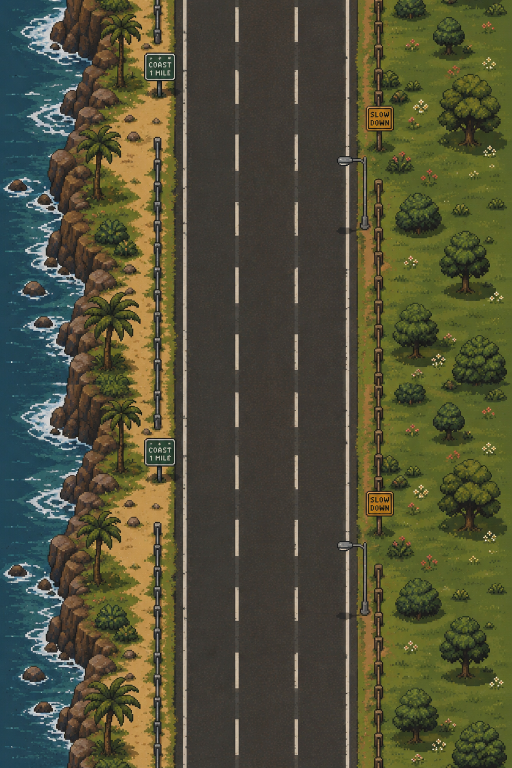
#> input picture resources/scene.png, 1024 x 1536 px, found by its file name (shown at 1/2 size)
$ python -i renderer.py   (imports and definitions only)
#> lines starting #> are read from the running program, lines starting #| are printed output that depends on the picture
#!/usr/bin/env python3
import pygame
import pygame._freetype as ftext
from PIL import Image

SCENE_PATH = "resources/scene.png"
SCENE_NATIVE_WIDTH = 1024
SCENE_NATIVE_TILE_HEIGHT = 788
SCENE_SCALE = 0.5

ROAD_LEFT_NATIVE = 369
ROAD_RIGHT_NATIVE = 695

LANE_PANEL_WIDTH = round(SCENE_NATIVE_WIDTH * SCENE_SCALE)
SCENE_TILE_HEIGHT = round(SCENE_NATIVE_TILE_HEIGHT * SCENE_SCALE)
ROAD_LEFT = ROAD_LEFT_NATIVE * SCENE_SCALE
ROAD_RIGHT = ROAD_RIGHT_NATIVE * SCENE_SCALE
ROAD_WIDTH = ROAD_RIGHT - ROAD_LEFT
ROAD_CENTER_X = (ROAD_LEFT + ROAD_RIGHT) / 2

WINDOW_HEIGHT = 720
WINDOW_SIZE = (LANE_PANEL_WIDTH, WINDOW_HEIGHT)
FPS = 60


CAR_PATH = "resources/car.png"
CAR_WIDTH = 40
CAR_HEIGHT = round(CAR_WIDTH * 779 / 417)
CAR_Y = WINDOW_HEIGHT - 240  # raised from -180 to leave room for the stacked HUD below it

MAX_STEERING_DEG = 90.0  # matches SteeringAngle's DBC range
MAX_LATERAL_OFFSET = ROAD_WIDTH / 2 - CAR_WIDTH / 2 - 8
STEER_SMOOTH_RATE = 6.0  # higher = snappier lateral response

SCROLL_GAIN = 3.0  # px/s of scroll per km/h -- tuned by feel, not physical

MAX_SPEED_DISPLAY = 200.0  # matches Powertrain ECU's MAX_SPEED_KMH
MAX_RPM_DISPLAY = 8000.0   # matches Powertrain ECU's MAX_RPM

# --- Stacked HUD: holographic speed/RPM arcs below the car ---
HOLO_CENTER_X = ROAD_CENTER_X
HOLO_TOP_BASE_Y = 650     # speed
HOLO_BOTTOM_BASE_Y = 700  # RPM -- near the bottom edge of the window
HOLO_BULGE = 34
HOLO_HALF_WIDTH = 150
HOLO_SAMPLES = 40
HOLO_TEXT_GAP = 16   # value text distance above the bulge peak
HOLO_LABEL_GAP = 2   # unit-label text distance above the bulge peak
HOLO_SPEED_COLOR = (110, 235, 225)
HOLO_RPM_COLOR = (255, 176, 92)
HOLO_TRACK_ALPHA = 35
HOLO_GLOW_ALPHA = 45
HOLO_FILL_ALPHA = 150

# --- Track label: low-opacity "Now Playing" text at the top of the screen ---
TRACK_LABEL_Y = 36
TRACK_LABEL_COLOR = (235, 235, 240)
TRACK_LABEL_ALPHA = 110


def clamp(value, lo, hi):
    return max(lo, min(hi, value))


def load_scene_tile():
    img = Image.open(SCENE_PATH).convert("RGB")
#> img is the input picture: PIL image 1024x1536 RGB; mean R, G, B 81.3, 81, 57
    tile = img.crop((0, 0, img.width, SCENE_NATIVE_TILE_HEIGHT))
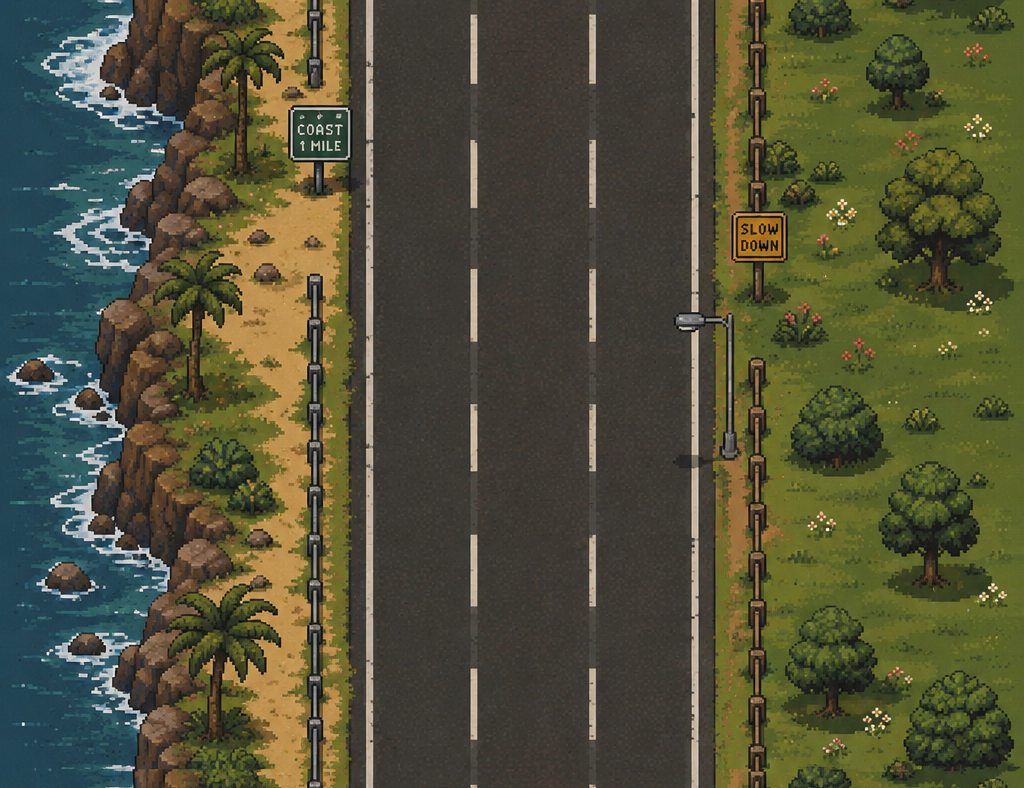
#> tile: PIL image 1024x788 RGB; mean R, G, B 81.1, 80.9, 56.9
    surface = pygame.image.frombuffer(tile.tobytes(), tile.size, "RGB").convert()
    return pygame.transform.scale(surface, (LANE_PANEL_WIDTH, SCENE_TILE_HEIGHT))


# [12 lines left out: functions load_car_sprite, draw_scene, not called in this run]


def draw_car(surface, car_sprite, x, y):
    rect = car_sprite.get_rect(center=(x, y))
    surface.blit(car_sprite, rect)


# [49 lines left out: functions _holo_curve_points, draw_hologram, draw_track_label, not called in this run]


class GameRenderer:
    """Owns the pygame window and draws one frame per `render()` call.

    Callers (e.g. DashboardECU) just hand in the latest SteeringAngle,
    Speed and RPM values each tick -- this class owns all lateral-offset
    smoothing, road scrolling and HUD drawing state.
    """

    # [25 lines left out: functions __init__, poll_events, not called in this run]

    def tick(self):
        """Advance the frame clock. Returns dt in seconds."""
        return self.clock.tick(FPS) / 1000.0

    # [20 lines left out: function render, not called in this run]

    def close(self):
        ftext.quit()
        pygame.quit()

>>> result = load_scene_tile()
